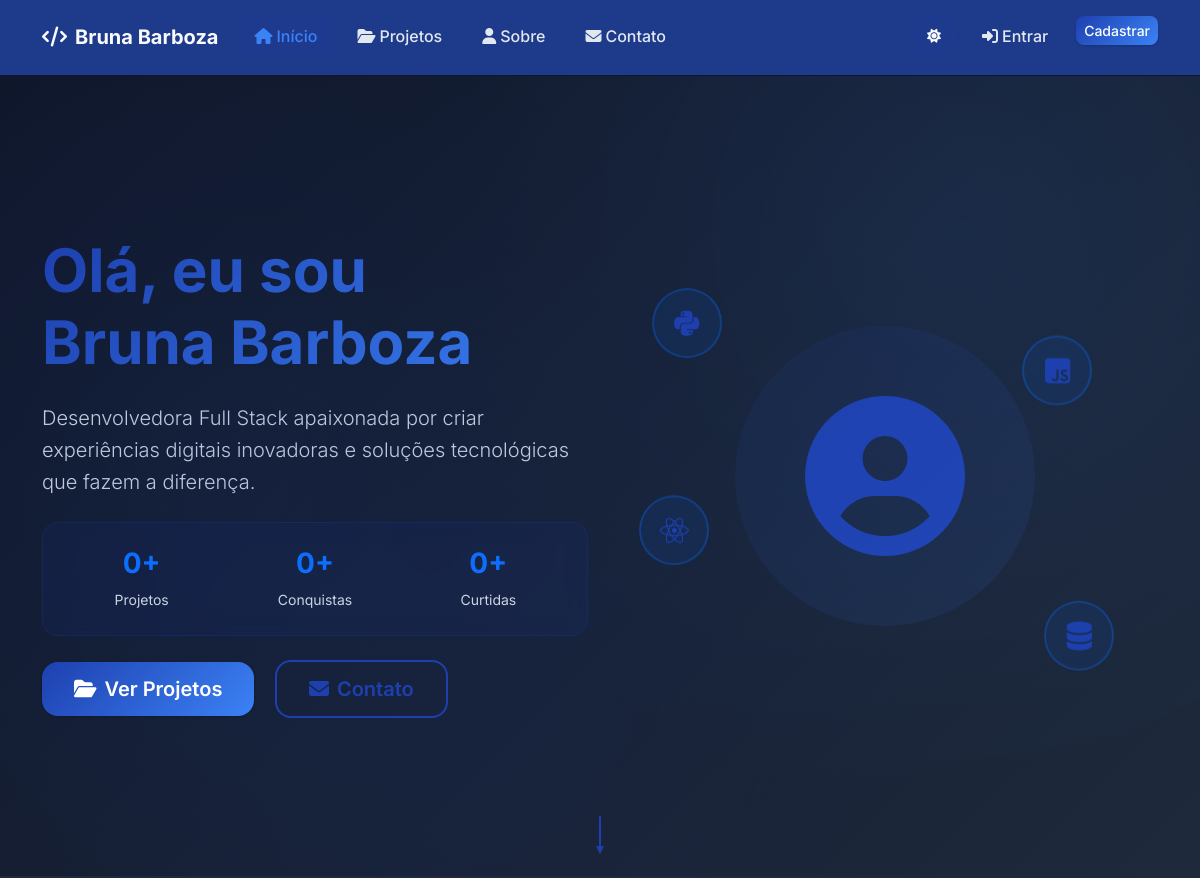
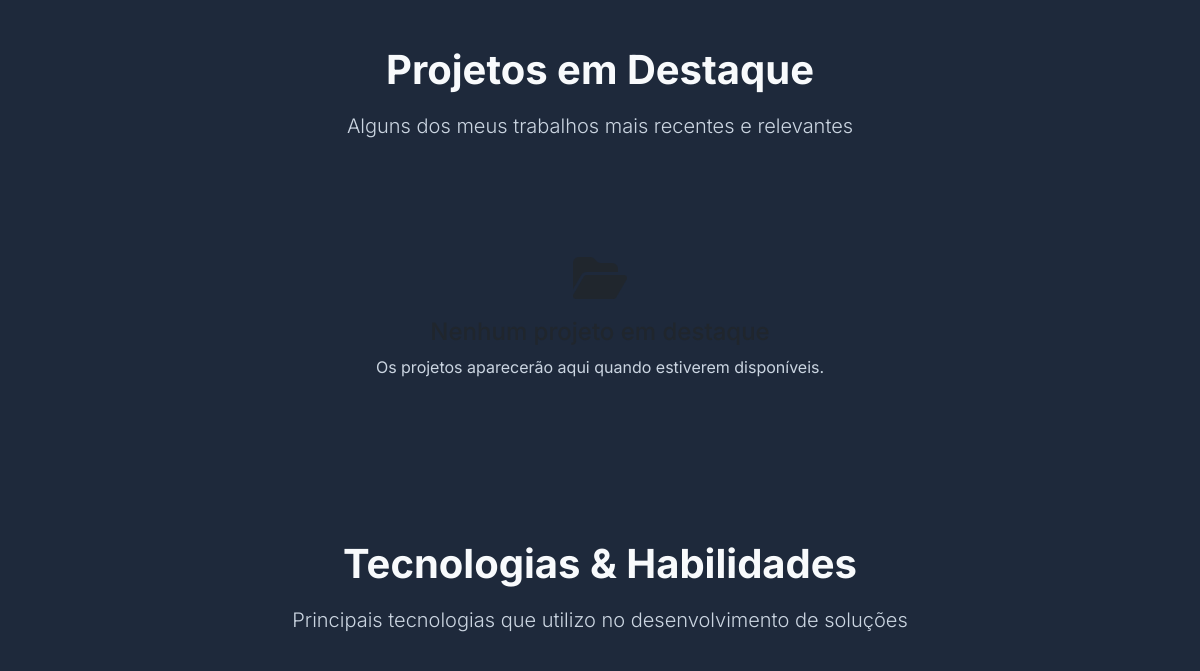
The app's page / (upper part), older data (2 pictures, top to bottom).
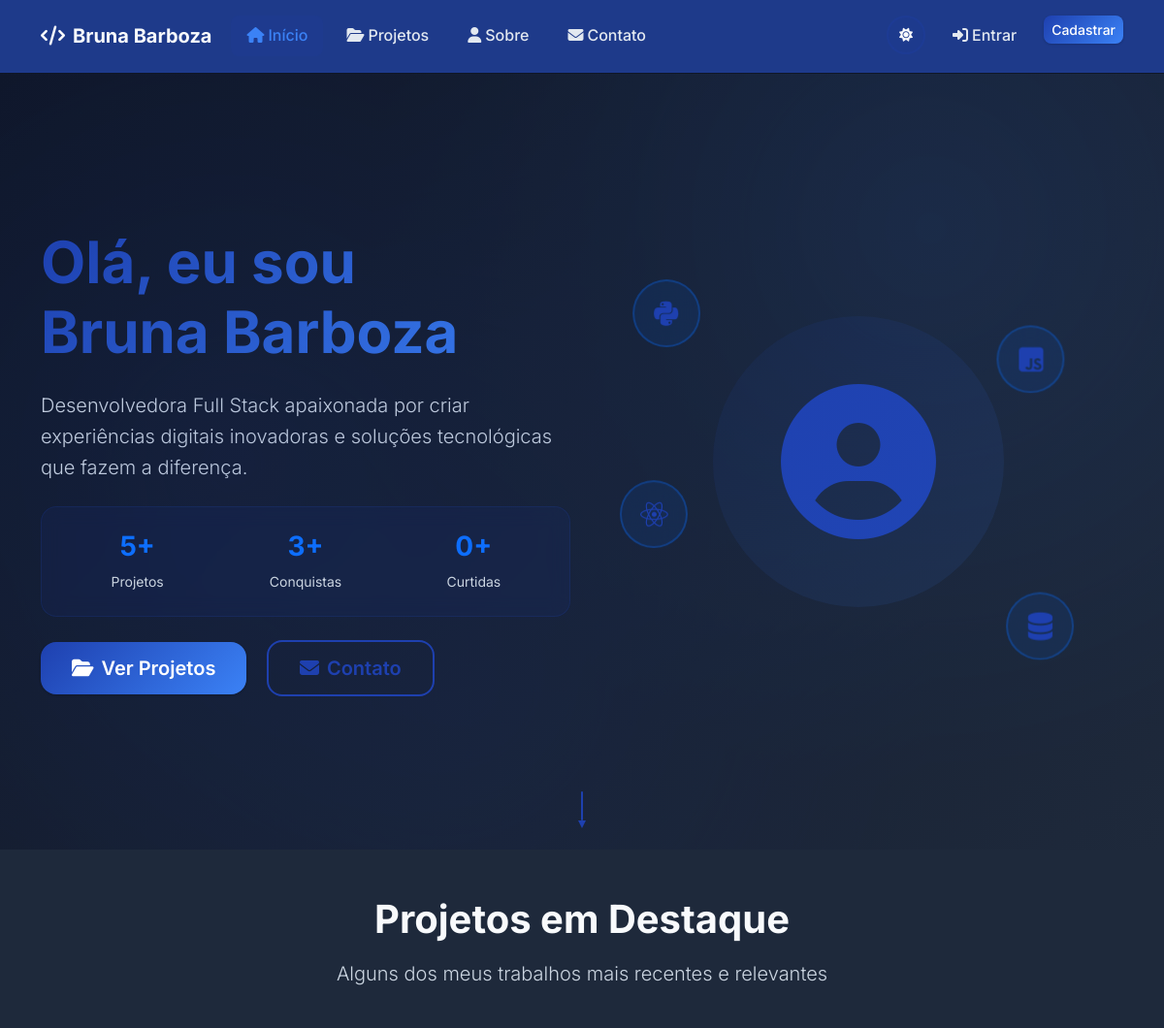
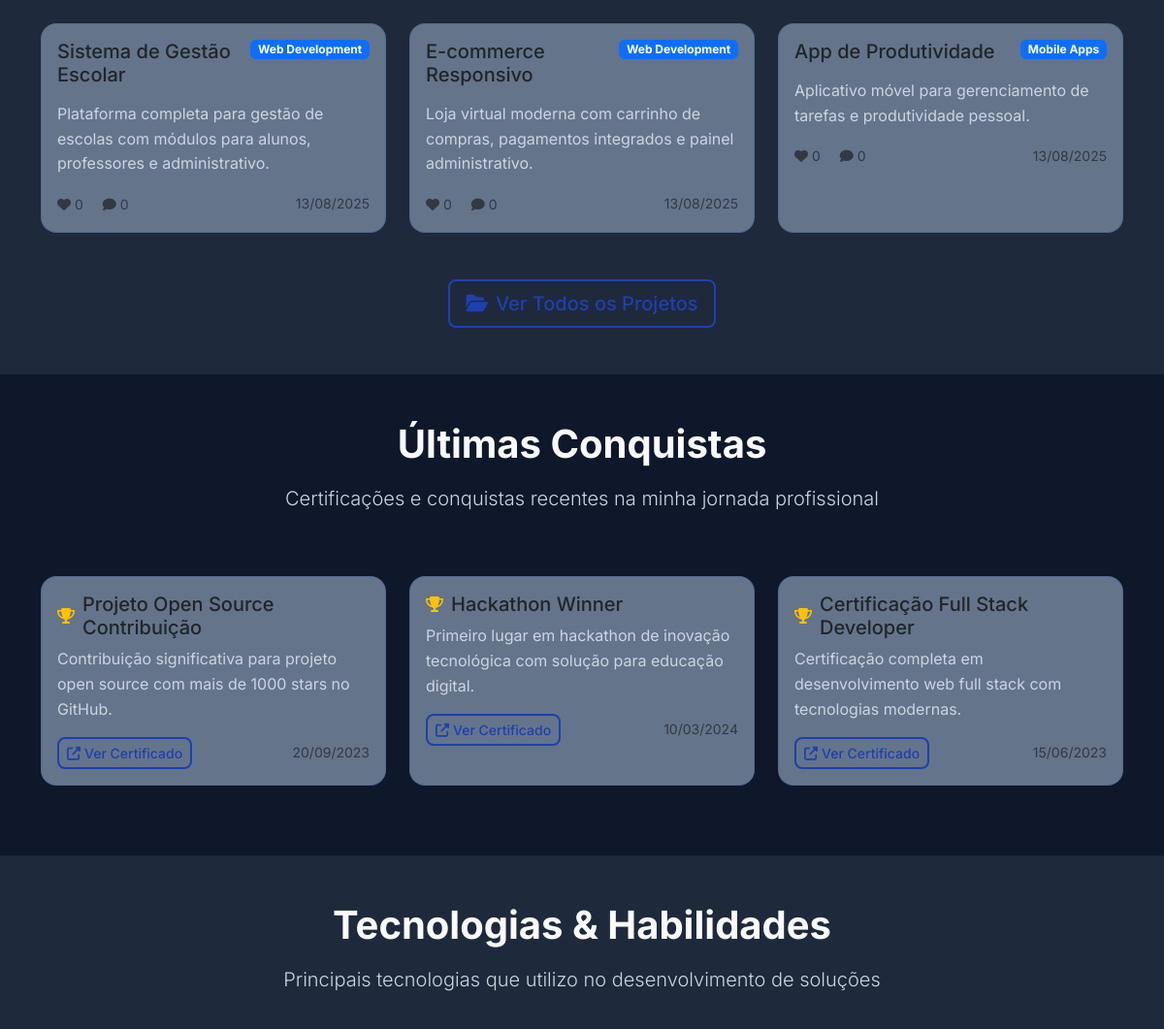
The same page, newer data (2 pictures, top to bottom).
### models.py (models this page shows, shortened)
class Project(db.Model):
    __tablename__ = 'projects'
    id = db.Column(db.Integer, primary_key=True)
    title = db.Column(db.String(200), nullable=False)
    description = db.Column(db.Text, nullable=False)
    content = db.Column(db.Text)
    image_url = db.Column(db.String(300))
    video_url = db.Column(db.String(300))
    project_url = db.Column(db.String(300))
    github_url = db.Column(db.String(300))
    is_published = db.Column(db.Boolean, default=False)
    is_featured = db.Column(db.Boolean, default=False)
    created_at = db.Column(db.DateTime, default=datetime.utcnow)
    updated_at = db.Column(db.DateTime, default=datetime.utcnow, onupdate=datetime.utcnow)
    category_id = db.Column(db.Integer, db.ForeignKey('categories.id'))
    tags = db.relationship('Tag', secondary=project_tags, lazy='subquery',
                          backref=db.backref('projects', lazy=True))
    comments = db.relationship('Comment', backref='project', lazy=True, cascade='all, delete-orphan')
    likes = db.relationship('Like', backref='project', lazy=True, cascade='all, delete-orphan')
    @property
    def likes_count(self):
        return len(self.likes)
    @property
    def comments_count(self):
        return len(self.comments)

class Category(db.Model):
    __tablename__ = 'categories'
    id = db.Column(db.Integer, primary_key=True)
    name = db.Column(db.String(50), unique=True, nullable=False)
    description = db.Column(db.String(200))
    color = db.Column(db.String(7), default='#1e40af')  # Default dark blue
    projects = db.relationship('Project', backref='category', lazy=True)

class Achievement(db.Model):
    __tablename__ = 'achievements'
    id = db.Column(db.Integer, primary_key=True)
    title = db.Column(db.String(200), nullable=False)
    description = db.Column(db.Text, nullable=False)
    image_url = db.Column(db.String(300))
    certificate_url = db.Column(db.String(300))
    issuer = db.Column(db.String(100))
    date_achieved = db.Column(db.Date)
    is_published = db.Column(db.Boolean, default=False)
    created_at = db.Column(db.DateTime, default=datetime.utcnow)

### routes.py (the view)
@main_bp.route('/')
def index():
    featured_projects = Project.query.filter_by(is_published=True, is_featured=True).limit(6).all()
    if not featured_projects:
        featured_projects = Project.query.filter_by(is_published=True).order_by(desc(Project.created_at)).limit(6).all()
    latest_achievements = Achievement.query.filter_by(is_published=True).order_by(desc(Achievement.created_at)).limit(3).all()
    total_projects = Project.query.filter_by(is_published=True).count()
    total_achievements = Achievement.query.filter_by(is_published=True).count()
    total_likes = Like.query.count()
    return render_template('index.html',
                         featured_projects=featured_projects,
                         latest_achievements=latest_achievements,
                         stats={'projects': total_projects, 'achievements': total_achievements, 'likes': total_likes})

### routes.py (called while the page is built)
@main_bp.app_template_filter('format_date')
def format_date_filter(date):
    return format_date(date)

@main_bp.app_template_filter('truncate')
def truncate_filter(text, length=150):
    return truncate_text(text, length)

### utils.py (called while the page is built)
def format_date(date_obj):
    if not date_obj:
        return ""
    return date_obj.strftime("%d/%m/%Y")

def truncate_text(text, max_length=150):
    if not text:
        return ""
    if len(text) <= max_length:
        return text
    return text[:max_length].rsplit(' ', 1)[0] + '...'

### templates/index.html (shortened to what the changed rows need)
{% extends "base.html" %}
{% block content %}
<section class="hero-section">
    <div class="container">
        <div class="row align-items-center min-vh-100">
            <div class="col-lg-6">
                <div class="hero-content" data-aos="fade-right">
                    <h1 class="display-4 fw-bold mb-4 text-gradient">
                        Olá, eu sou
                        <span class="d-block">Bruna Barboza</span>
                    </h1>
                    <div class="hero-stats mb-4">
                        <div class="row">
                            <div class="col-4 text-center">
                                <div class="stat-number text-primary fw-bold h3">{{ stats.projects }}+</div>
                                <div class="stat-label small text-light-gray">Projetos</div>
                            </div>
                            <div class="col-4 text-center">
                                <div class="stat-number text-primary fw-bold h3">{{ stats.achievements }}+</div>
                                <div class="stat-label small text-light-gray">Conquistas</div>
                            </div>
                        </div>
                    </div>
                </div>
            </div>
        </div>
    </div>
</section>
<section class="py-5 bg-dark-secondary">
    <div class="container">
        <div class="row">
            <div class="col-lg-8 mx-auto text-center mb-5" data-aos="fade-up">
                <h2 class="display-6 fw-bold mb-3">Projetos em Destaque</h2>
            </div>
        </div>
        {% if featured_projects %}
        <div class="row">
            {% for project in featured_projects %}
            <div class="col-lg-4 col-md-6 mb-4" data-aos="fade-up" data-aos-delay="{{ loop.index0 * 100 }}">
                <div class="project-card card h-100">
                    <div class="card-body">
                        <div class="d-flex justify-content-between align-items-start mb-2">
                            <h5 class="card-title">{{ project.title }}</h5>
                            {% if project.category %}
                            <span class="badge bg-primary">{{ project.category.name }}</span>
                            {% endif %}
                        </div>
                        <p class="card-text text-light-gray">
                            {{ project.description|truncate(120) }}
                        </p>
                        <div class="d-flex justify-content-between align-items-center">
                            <div class="project-stats">
                                <small class="text-muted me-3">
                                    <i class="fas fa-heart me-1"></i>{{ project.likes_count }}
                                </small>
                                <small class="text-muted">
                                    <i class="fas fa-comment me-1"></i>{{ project.comments_count }}
                                </small>
                            </div>
                            <small class="text-muted">{{ project.created_at|format_date }}</small>
                        </div>
                    </div>
                </div>
            </div>
            {% endfor %}
        </div>
        <div class="text-center mt-4" data-aos="fade-up">
            <a href="{{ url_for('main.projects') }}" class="btn btn-outline-primary btn-lg">
                <i class="fas fa-folder-open me-2"></i>Ver Todos os Projetos
            </a>
        </div>
        {% else %}
        <div class="text-center py-5" data-aos="fade-up">
            <i class="fas fa-folder-open fa-3x text-muted mb-3"></i>
            <h4 class="text-muted">Nenhum projeto em destaque</h4>
            <p class="text-light-gray">Os projetos aparecerão aqui quando estiverem disponíveis.</p>
        </div>
        {% endif %}
    </div>
</section>
{% if latest_achievements %}
<section class="py-5">
    <div class="container">
        <div class="row">
            <div class="col-lg-8 mx-auto text-center mb-5" data-aos="fade-up">
                <h2 class="display-6 fw-bold mb-3">Últimas Conquistas</h2>
                <p class="lead text-light-gray">
                    Certificações e conquistas recentes na minha jornada profissional
                </p>
            </div>
        </div>
        <div class="row">
            {% for achievement in latest_achievements %}
            <div class="col-lg-4 col-md-6 mb-4" data-aos="fade-up" data-aos-delay="{{ loop.index0 * 100 }}">
                <div class="achievement-card card h-100">
                    <div class="card-body">
                        <div class="d-flex align-items-center mb-2">
                            <i class="fas fa-trophy text-warning me-2"></i>
                            <h5 class="card-title mb-0">{{ achievement.title }}</h5>
                        </div>
                        <p class="card-text text-light-gray">
                            {{ achievement.description|truncate(150) }}
                        </p>
                        <div class="d-flex justify-content-between align-items-center">
                            {% if achievement.certificate_url %}
                            <a href="{{ achievement.certificate_url }}" target="_blank"
                               class="btn btn-outline-primary btn-sm">
                                <i class="fas fa-external-link-alt me-1"></i>Ver Certificado
                            </a>
                            {% endif %}
                            {% if achievement.date_achieved %}
                            <small class="text-muted">{{ achievement.date_achieved|format_date }}</small>
                            {% endif %}
                        </div>
                    </div>
                </div>
            </div>
            {% endfor %}
        </div>
    </div>
</section>
{% endif %}
<section class="py-5 bg-dark-secondary">
    <div class="container">
        <div class="row">
            <div class="col-lg-8 mx-auto text-center mb-5" data-aos="fade-up">
                <h2 class="display-6 fw-bold mb-3">Tecnologias & Habilidades</h2>
            </div>
        </div>
    </div>
</section>
{% endblock %}

Row changes from the older to the newer data that the page shows:
added Project: title "Sistema de Gestão Escolar", category.name "Web Development", description "Plataforma completa para gestão de escolas com módulos para alunos, professores e administrativo.", likes_count "0", comments_count "0", created_at "13/08/2025"
added Project: title "E-commerce Responsivo", category.name "Web Development", description "Loja virtual moderna com carrinho de compras, pagamentos integrados e painel administrativo.", likes_count "0", comments_count "0", created_at "13/08/2025"
added Project: title "App de Produtividade", category.name "Mobile Apps", description "Aplicativo móvel para gerenciamento de tarefas e produtividade pessoal.", likes_count "0", comments_count "0", created_at "13/08/2025"
added Achievement: title "Projeto Open Source Contribuição", description "Contribuição significativa para projeto open source com mais de 1000 stars no GitHub.", date_achieved "20/09/2023"
added Achievement: title "Hackathon Winner", description "Primeiro lugar em hackathon de inovação tecnológica com solução para educação digital.", date_achieved "10/03/2024"
added Achievement: title "Certificação Full Stack Developer", description "Certificação completa em desenvolvimento web full stack com tecnologias modernas.", date_achieved "15/06/2023"
Text that changed along with them:
{{ stats.projects }}: "0" → "5"
{{ stats.achievements }}: "0" → "3"
text no longer shown: "Os projetos aparecerão aqui quando estiverem disponíveis."
text now shown: "Ver Todos os Projetos Últimas Conquistas Certificações e conquistas recentes na minha jornada profissional"
